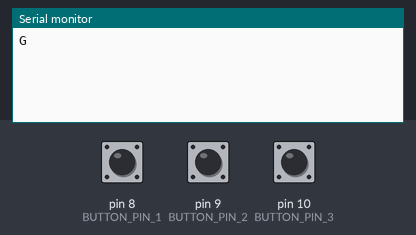
Recording of a sketch running on a simulated Arduino Uno, built with avr-gcc and run on an emulated ATmega328P. Shown: the last lines printed to the serial monitor. Inputs (shaded band) come from the test bench; at power-on: pin 8 (BUTTON_PIN_1) HIGH, pin 9 (BUTTON_PIN_2) HIGH, pin 10 (BUTTON_PIN_3) HIGH.

Above: at 1.2 s.
1.3 s: pin 8 (BUTTON_PIN_1) pulled LOW for 0.15 s
At 1.8 s:
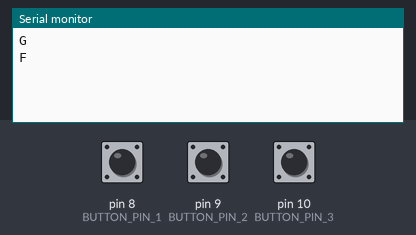
2.9 s: pin 9 (BUTTON_PIN_2) pulled LOW for 0.15 s
At 4.2 s:
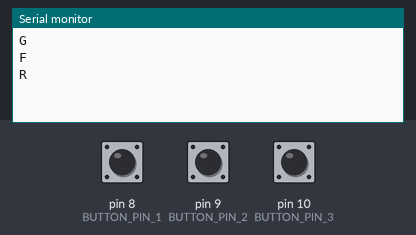

The sketch:

ControlBoard.ino
```cpp
/*
http://tangiblecode.org

This sketch is part of "building your own" Tangible Code documentation.
http://tangiblecode.org/make/

Load this file onto the control board.

Tested on Arduino Uno

*/

//Main library for interfacing with push buttons, handles button deboucing.
#include <Pushbutton.h>

//Button pin definitions
#define BUTTON_PIN_1 8
#define BUTTON_PIN_2 9
#define BUTTON_PIN_3 10
#define BUTTON_PIN_4 11

#define DEFAULT_STATE_LOW 0

// Assign button variables
Pushbutton button1(BUTTON_PIN_1);
Pushbutton button2(BUTTON_PIN_2);
Pushbutton button3(BUTTON_PIN_3);
Pushbutton button4(BUTTON_PIN_4);

char moveState;

void setup() {
  Serial.begin(9600);
  moveState = 'G';
} //--(end setup)--

void loop() {
   checkRobot();
   Serial.println(moveState);
   moveRobot();
}

// Function to check the current state of the robot (check if the robot is moving)
void checkRobot () {
   if (Serial.available() > 0) {
    char moveStateIn = Serial.read();
    if (moveStateIn == 'G') {
      moveState = 'G';
    }
    delay(100);
  }
}


// Function to move the robot
void moveRobot () {
    if(moveState == 'G') {
      if (!button1.isPressed()){
        // Serial.println("Lights On");
        button1.waitForPress();
        Serial.println('F');
        moveState = 'S';
        //Serial.println(moveState);
      }
      if (!button2.isPressed()){
        //Serial.println("Lights On");
        button2.waitForPress();
        Serial.println('R');
        moveState = 'S';
        //Serial.println(moveState);
    }
    if (!button3.isPressed()){
        //Serial.println("Lights On");
        button3.waitForPress();
        Serial.println('L');
        moveState = 'S';
        //Serial.println(moveState);
    }
    if (!button4.isPressed()){
        //Serial.println("Lights On");
        button4.waitForPress();
        Serial.println('B');
        moveState = 'S';
        //Serial.println(moveState);
    }
  }
}
```

Measured:
- after the input at 1.3 s, the serial monitor: prints a new line at once (image 1)
- after the input at 2.9 s, the serial monitor: prints a new line at once (image 2)
